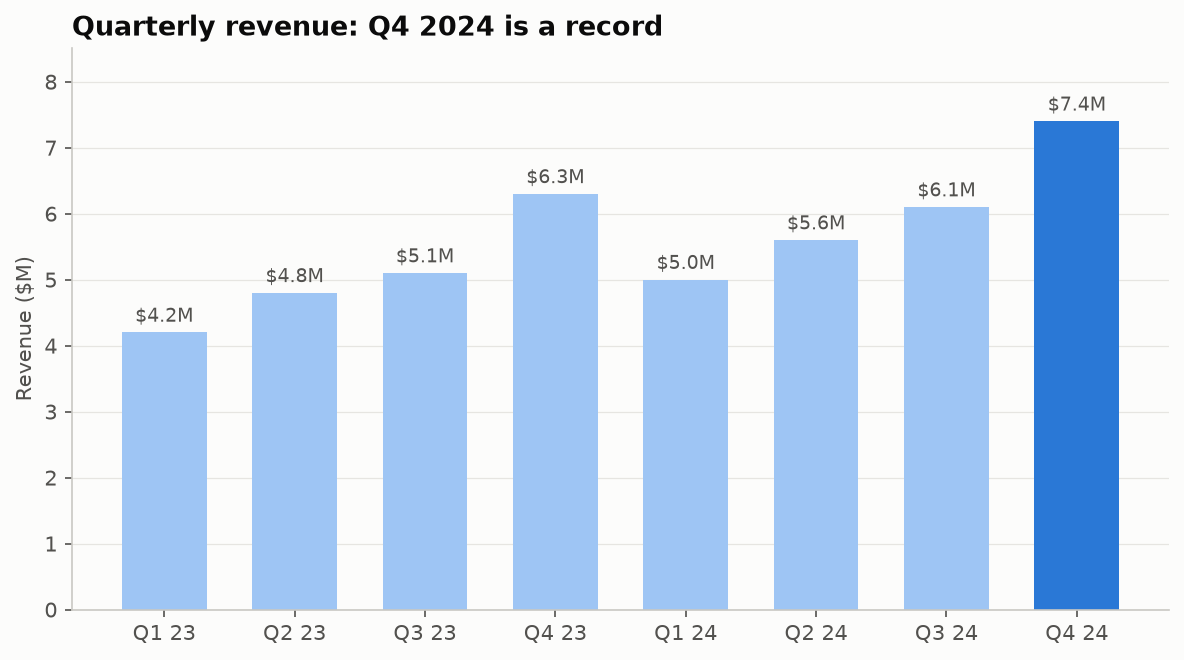

Python code for this plot:
"""
Column Chart (vertical bar)  -  family: Magnitude

DESIGN PURPOSE
Vertical bars whose heights encode values on a common zero baseline. Aligned
length is the most accurately read visual encoding, which makes this the
default for comparing amounts.

WHEN TO USE
  - Compare values across a small number (≤ 12) of categories with short
    labels
  - Show counts or amounts per time period (months, quarters)

AVOID WHEN
  - Category labels are long (use horizontal bars)
  - The baseline is not zero (bar length would lie)
  - The data is a continuous trend with many points (use a line)

ALTERNATIVES
  - Horizontal bar chart
  - Dot plot
  - Lollipop chart

EXAMPLE
Quarterly revenue for two years, highlighting the latest quarter.

Run:  python column_chart.py
"""
import sys
from pathlib import Path

import numpy as np
import pandas as pd
import matplotlib.pyplot as plt

# Library style: categorical colors in fixed order, recessive axes, hairline grid.
PALETTE = ["#2a78d6", "#eb6834", "#1baf7a", "#eda100",
           "#e87ba4", "#008300", "#6250d6", "#e34948"]
SEQ_CMAP = "Blues"      # sequential: one hue, light -> dark
DIV_CMAP = "RdBu_r"     # diverging: two opposite hues, neutral midpoint
GRAY = "#b8b7b1"        # de-emphasised marks
plt.rcParams.update({
    "figure.figsize": (8, 4.8), "figure.dpi": 110, "figure.facecolor": "#fcfcfb",
    "axes.facecolor": "#fcfcfb", "axes.edgecolor": "#c9c8c3", "axes.linewidth": 0.8,
    "axes.spines.top": False, "axes.spines.right": False,
    "axes.grid": True, "grid.color": "#e6e5e1", "grid.linewidth": 0.6, "axes.axisbelow": True,
    "axes.prop_cycle": plt.cycler(color=PALETTE),
    "axes.titlesize": 13, "axes.titleweight": "bold", "axes.titlelocation": "left",
    "axes.labelcolor": "#52514e", "xtick.color": "#52514e", "ytick.color": "#52514e",
    "text.color": "#0b0b0b", "font.size": 10, "lines.linewidth": 2,
    "legend.frameon": False,
})

# --- Example data ------------------------------------------------------------
df = pd.DataFrame({
    "quarter": ["Q1 23", "Q2 23", "Q3 23", "Q4 23", "Q1 24", "Q2 24", "Q3 24", "Q4 24"],
    "revenue_m": [4.2, 4.8, 5.1, 6.3, 5.0, 5.6, 6.1, 7.4],
})
df

# --- Plot --------------------------------------------------------------------
fig, ax = plt.subplots(figsize=(8, 4.5))
colors = [PALETTE[0] if i == len(df) - 1 else "#9ec5f4" for i in range(len(df))]
bars = ax.bar(df["quarter"], df["revenue_m"], color=colors, width=0.65)
ax.bar_label(bars, fmt="$%.1fM", padding=3, fontsize=9, color="#52514e")
ax.set_ylabel("Revenue ($M)")
ax.set_ylim(0, df["revenue_m"].max() * 1.15)
ax.grid(axis="x", visible=False)
ax.set_title("Quarterly revenue: Q4 2024 is a record")
fig.tight_layout()

# --- Save / show -------------------------------------------------------------
out = Path(__file__).with_name(Path(__file__).stem + ".png")
fig.savefig(out, dpi=150, bbox_inches="tight")
print(f"saved {out}")
if "--no-show" not in sys.argv:
    plt.show()
